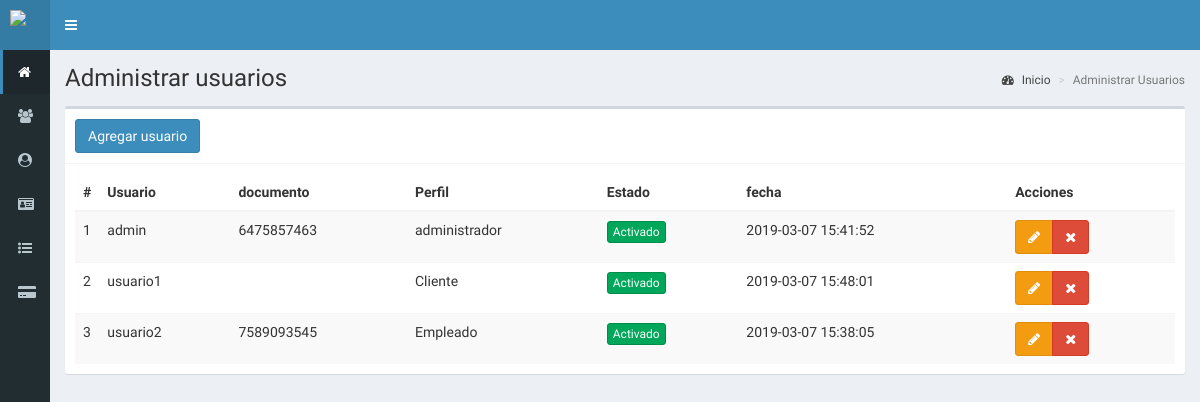
The page /usuarios on the database its author committed.
### tables this page shows
CREATE TABLE `usuarios` (
  `id` int(11) NOT NULL,
  `usuario` text NOT NULL,
  `password` text NOT NULL,
  `perfil` text NOT NULL,
  `estado` int(11) NOT NULL,
  `fecha` timestamp NOT NULL DEFAULT CURRENT_TIMESTAMP ON UPDATE CURRENT_TIMESTAMP,
  `id_empleado` int(11) NOT NULL,
  `id_cliente` int(11) NOT NULL
);

CREATE TABLE `empleados` (
  `id` int(11) NOT NULL,
  `nombre` text NOT NULL,
  `documento` text NOT NULL,
  `telefono` text NOT NULL,
  `direccion` text NOT NULL,
  `email` text NOT NULL,
  `fecha_nacimiento` date NOT NULL,
  `fecha` timestamp NOT NULL DEFAULT CURRENT_TIMESTAMP ON UPDATE CURRENT_TIMESTAMP
);

### controladores/plantilla.controlador.php (called while the page is built)
<?php
class ControladorPlantilla{
    static public function ctrPlantilla(){
        include "vistas/plantilla.php";
    }
}

### index.php (called while the page is built)
<?php
    require_once "controladores/plantilla.controlador.php";
    require_once "controladores/usuarios.controlador.php";
    require_once "controladores/empleados.controlador.php";
    require_once "modelos/usuarios.modelo.php";
    require_once "modelos/empleados.modelo.php";
    $plantilla = new ControladorPlantilla();
    $plantilla -> ctrPlantilla();
?>

### controladores/usuarios.controlador.php (called while the page is built)
<?php
class ControladorUsuarios{
    static public function ctrMostrarUsuarios($item, $valor){
		$tabla = "usuarios";
		$respuesta = ModeloUsuarios::MdlMostrarUsuarios($tabla, $item, $valor);
		return $respuesta;
	}
}

### modelos/conexion.php (called while the page is built)
<?php
class Conexion{
    static public function conectar(){
        $link = new PDO("mysql:host=localhost;dbname=financiera",
        "root",
        "");
        $link -> exec("set names utf8");
        return $link;
    }
}

### modelos/usuarios.modelo.php (called while the page is built, shortened)
<?php
require_once "conexion.php";
class ModeloUsuarios{
    static public function mdlMostrarUsuarios($tabla, $item, $valor){
        if($item!=null){
            $stmt = Conexion::conectar()->prepare("SELECT * FROM $tabla WHERE $item = :$item");
			$stmt -> bindParam(":".$item, $valor, PDO::PARAM_STR);
			$stmt -> execute();
			return $stmt -> fetch();
        }else{
            $stmt = Conexion::conectar()->prepare("SELECT * FROM $tabla");
			$stmt -> execute();
			return $stmt -> fetchAll();
        }
    }
}

### controladores/empleados.controlador.php (called while the page is built)
<?php
class ControladorEmpleados{
    static public function ctrMostrarEmpleados($item, $valor){
		$tabla = "empleados";
		$respuesta = ModeloEmpleados::MdlMostrarEmpleados($tabla, $item, $valor);
		return $respuesta;
	}
}

### modelos/empleados.modelo.php (called while the page is built, shortened)
<?php
require_once "conexion.php";
class ModeloEmpleados{
    static public function mdlMostrarEmpleados($tabla, $item, $valor){
        if($item!=null){
            $stmt = Conexion::conectar()->prepare("SELECT * FROM $tabla WHERE $item = :$item");
			$stmt -> bindParam(":".$item, $valor, PDO::PARAM_STR);
			$stmt -> execute();
			return $stmt -> fetch();
        }else{
            $stmt = Conexion::conectar()->prepare("SELECT * FROM $tabla");
			$stmt -> execute();
			return $stmt -> fetchAll();
        }
    }
}

### vistas/modulos/usuarios.php (the view, shortened to what this page needs)
<div class="content-wrapper">
    <section class="content-header">
      <h1>
        Administrar usuarios
      </h1>
      <ol class="breadcrumb">
        <li><a href="inicio"><i class="fa fa-dashboard"></i> Inicio</a></li>
        <li class="active">Administrar Usuarios</li>
      </ol>
    </section>
    <section class="content">
      <div class="box">
        <div class="box-header with-border">
            <button class="btn btn-primary" data-toggle="modal" data-target="#modalAgregarUsuario">Agregar usuario</button>
        </div>
        <div class="box-body">
          <table class="table tablr-bordered table-striped dt-responsive tablas" width="100%">
            <thead>
              <tr>
                <th style="width:10px;">#</th>
                <th>Usuario</th>
                <th>documento</th>
                <th>Perfil</th>
                <th>Estado</th>
                <th>fecha</th>
                <th>Acciones</th>
              </tr>
            </thead>
            <tbody>
            <?php
            $item = null;
            $valor = null;
            $usuarios = ControladorUsuarios::ctrMostrarUsuarios($item, $valor);
           for($i=0; $i < count($usuarios); $i++){
            $item = "id";
            $valor = $usuarios[$i]["id_empleado"];
            $empleados = ControladorEmpleados::ctrMostrarEmpleados($item, $valor);
              echo '
              <tr>
                    <td>'.($i+1).'</td>
                    <td>'.$usuarios[$i]["usuario"].'</td>
                    <td>'.$empleados["documento"].'</td>
                    <td>'.$usuarios[$i]["perfil"].'</td>
                    <td><button class="btn btn-success btn-xs">Activado</button></td>
                    <td>'.$usuarios[$i]["fecha"].'</td>
                    <td>
                  <div class="btn-group">
                  <button class="btn btn-warning" ><i class="fa fa-pencil"></i></button>
                  <button class="btn btn-danger" ><i class="fa fa-times"></i></button>
                  </div>
                </tr>';
            }
            ?>
            </tbody>
          </table>
        </div>
      </div>
    </section>
  </div>

### vistas/plantilla.php (shortened to what this page needs)
<!DOCTYPE html>
<html>
<head>
  <link rel="stylesheet" href="vistas/bower_components/bootstrap/dist/css/bootstrap.min.css">
  <link rel="stylesheet" href="vistas/bower_components/font-awesome/css/font-awesome.min.css">
  <link rel="stylesheet" href="vistas/bower_components/Ionicons/css/ionicons.min.css">
  <link rel="stylesheet" href="vistas/dist/css/AdminLTE.css">
  <link rel="stylesheet" href="vistas/dist/css/skins/_all-skins.min.css">
  <link rel="stylesheet" href="vistas/bower_components/datatables.net-bs/css/dataTables.bootstrap.min.css">
  <link rel="stylesheet" href="vistas/bower_components/datatables.net-bs/css/responsive.bootstrap.min.css">
  <link rel="stylesheet" href="vistas/plugins/iCheck/all.css">
  <link rel="stylesheet" href="vistas/bower_components/bootstrap-daterangepicker/daterangepicker.css">
  <link rel="stylesheet" href="vistas/bower_components/morris.js/morris.css">
</head>
<body class="hold-transition skin-blue sidebar-collapse sidebar-mini login-page">
  <?php
   echo '<div class="wrapper">';
    include "modulos/cabezote.php";
    include "modulos/menu.php";
    if(isset($_GET["ruta"])){
      if($_GET["ruta"] == "inicio" ||
         $_GET["ruta"] == "usuarios" ||
         $_GET["ruta"] == "clientes" ||
         $_GET["ruta"] == "empleados" ||
         $_GET["ruta"] == "prestamos" ||
         $_GET["ruta"] == "crear-prestamos" ||
         $_GET["ruta"] == "cuotas" ||
         $_GET["ruta"] == "reportes" ||
         $_GET["ruta"] == "facturas" ||
         $_GET["ruta"] == "salir"){
        include "modulos/".$_GET["ruta"].".php";
      }else{
        include "modulos/404.php";
      }
    }else{
      include "modulos/inicio.php";
    }
    echo '</div>';
  ?>
</body>
</html>

### vistas/modulos/cabezote.php (shortened to what this page needs)
<header class="main-header">
<a href="inicio" class="logo">
	<span class="logo-mini">
		<img src="vistas/img/plantilla/icono-blanco.png" class="img-responsive" style="padding:10px">
	</span>
</a>
<nav class="navbar navbar-static-top" role="navigation">
 	<a href="#" class="sidebar-toggle" data-toggle="push-menu" role="button">
     	</a>
	<div class="navbar-custom-menu">
		<ul class="nav navbar-nav">
			<li class="dropdown user user-menu">
				<a href="#" class="dropdown-toggle" data-toggle="dropdown">
				</a>
			</li>
		</ul>
	</div>
</nav>
</header>

### vistas/modulos/menu.php (shortened to what this page needs)
<aside class="main-sidebar">
	 <section class="sidebar">
		<ul class="sidebar-menu">
			<li class="active">
				<a href="inicio">
					<i class="fa fa-home"></i>
				</a>
			</li>
			<li>
				<a href="usuarios">
					<i class="fa fa-users"></i>
				</a>
			</li>
			<li>
				<a href="clientes">
				<i class="fa fa-user-circle"></i>
				</a>
			</li>
			<li>
				<a href="empleados">
				<i class="fa fa-id-card"></i>
				</a>
			</li>
			<li class="treeview">
				<a href="#">
					<i class="fa fa-list-ul"></i>
				</a>
			</li>
			<li>
				<a href="facturas">
					<i class="fa fa-credit-card-alt"></i>
				</a>
			</li>
		</ul>
	 </section>
</aside>

### rows shown on the page
usuarios: usuario "admin", id_empleado.documento "6475857463", perfil "administrador", fecha "2019-03-07 15:41:52"
usuarios: usuario "usuario1", perfil "Cliente", fecha "2019-03-07 15:48:01"
usuarios: usuario "usuario2", id_empleado.documento "7589093545", perfil "Empleado", fecha "2019-03-07 15:38:05"
